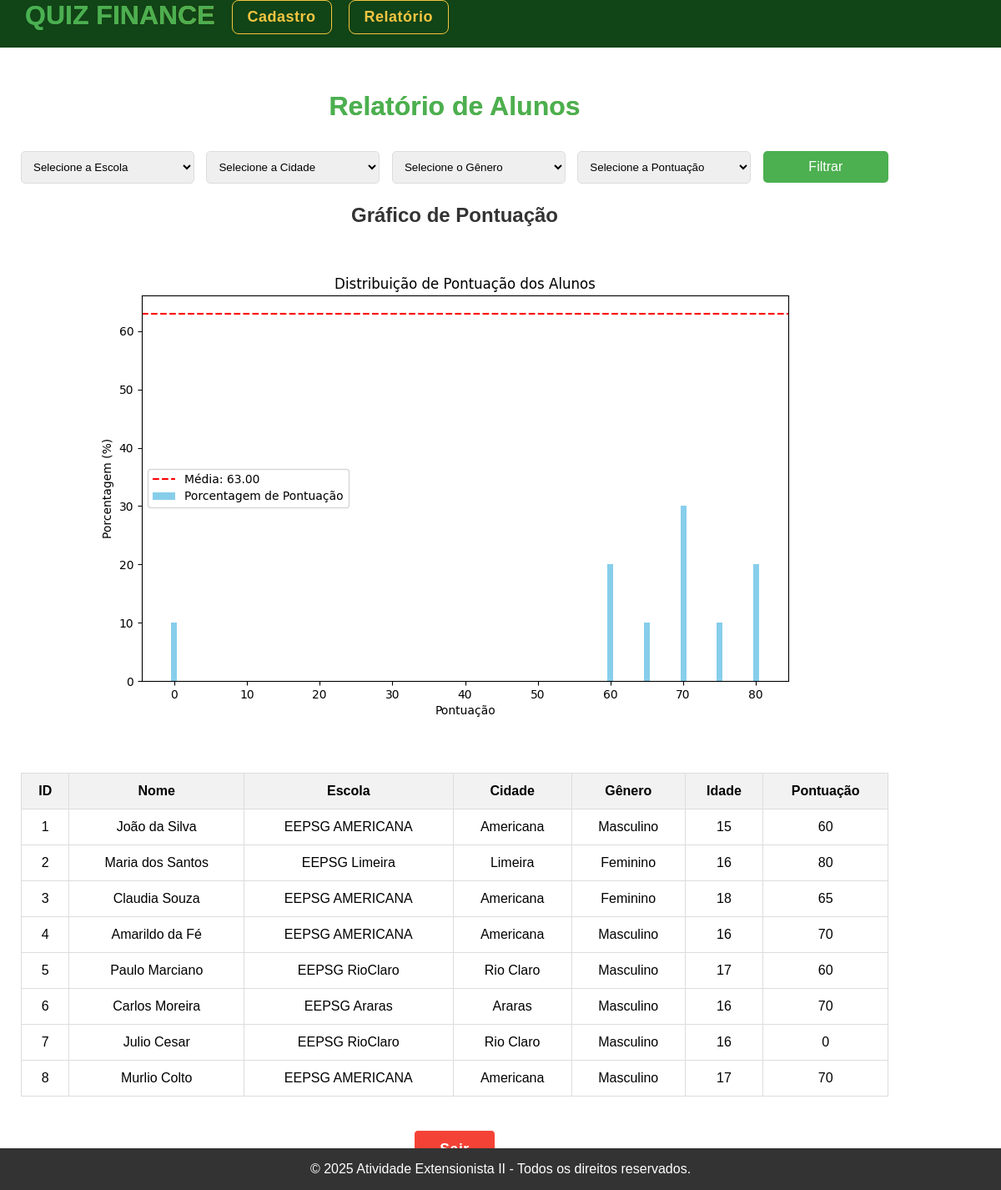
Page /relatorio (signed in) on the earlier database version.
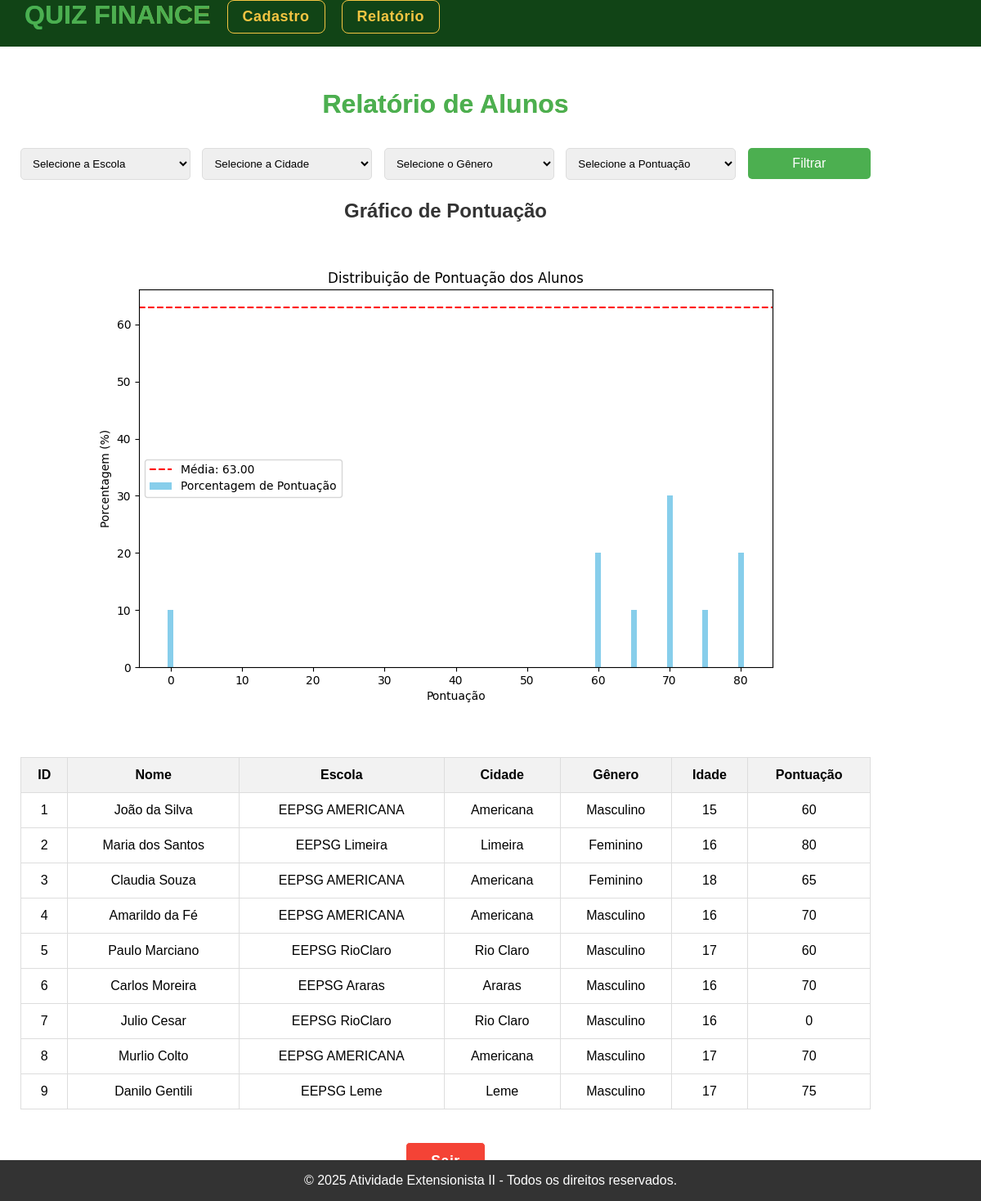
Same page on the later database version.
### tables this page shows
CREATE TABLE alunos (
            id INTEGER PRIMARY KEY AUTOINCREMENT,
            nome TEXT NOT NULL,
            idade INTEGER NOT NULL,
            escola TEXT NOT NULL,
            turma TEXT NOT NULL,
            cidade TEXT,
            genero TEXT NOT NULL,
            pontuacao INTEGER NOT NULL,
            data TEXT NOT NULL DEFAULT CURRENT_DATE
);

### app.py (the view)
@app.route('/relatorio', methods=['GET', 'POST'])
def relatorio():
    if not session.get('logged_in'):
        return redirect(url_for('login'))
    try:
        conn = sqlite3.connect(DB_PATH)
        cursor = conn.cursor()
        cursor.execute("SELECT DISTINCT escola FROM alunos")
        escolas = [row[0] for row in cursor.fetchall()]
        cursor.execute("SELECT DISTINCT cidade FROM alunos")
        cidades = [row[0] for row in cursor.fetchall()]
        cursor.execute("SELECT DISTINCT genero FROM alunos")
        generos = [row[0] for row in cursor.fetchall()]
        cursor.execute("SELECT DISTINCT pontuacao FROM alunos ORDER BY pontuacao ASC")
        pontuacoes = [row[0] for row in cursor.fetchall()]
        conn.close()
    except sqlite3.Error as e:
        print(f"Erro no banco de dados: {e}")
        return render_template('error.html', erro="Erro ao acessar o banco de dados.")
    escola = request.form.get('escola')
    cidade = request.form.get('cidade')
    genero = request.form.get('genero')
    idade = request.form.get('idade')
    pontuacao = request.form.get('pontuacao')
    alunos = get_alunos(escola, cidade, genero, idade, pontuacao)
    grafico = gerar_grafico(escola, cidade, genero, idade, pontuacao) if alunos else None
    return render_template(
        'relatorio.html',
        alunos=alunos,
        escolas=escolas,
        cidades=cidades,
        generos=generos,
        pontuacoes=pontuacoes,
        grafico=grafico
    )

### app.py (called while the page is built)
def get_alunos(escola=None, cidade=None, genero=None, idade=None, pontuacao=None):
    print(f"Filtros: escola={escola}, cidade={cidade}, genero={genero}, idade={idade}, pontuacao={pontuacao}")
    conn = sqlite3.connect(DB_PATH)
    cursor = conn.cursor()
    query = "SELECT id, nome, escola, cidade, genero, idade, pontuacao FROM alunos WHERE 1=1"
    params = []
    if escola:
        query += " AND escola LIKE ?"
        params.append(f"%{escola}%")
    if cidade:
        query += " AND cidade LIKE ?"
        params.append(f"%{cidade}%")
    if genero:
        query += " AND genero = ?"
        params.append(genero)
    if idade:
        query += " AND idade = ?"
        params.append(idade)
    if pontuacao:
        query += " AND pontuacao = ?"
        params.append(pontuacao)
    cursor.execute(query, params)
    alunos = cursor.fetchall()
    conn.close()
    return alunos

### templates/relatorio.html (shortened to what this page needs)
{% extends "base.html" %}
{% block content %}
<div class="container-relatorio">
    <h2 class="title">Relatório de Alunos</h2>
    <form method="post" class="search-form">
        <select name="escola" class="search-input">
            <option value="">Selecione a Escola</option>
        </select>
        <select name="cidade" class="search-input">
            <option value="">Selecione a Cidade</option>
        </select>
        <select name="genero" class="search-input">
            <option value="">Selecione o Gênero</option>
        </select>
        <select name="pontuacao" class="search-input">
            <option value="">Selecione a Pontuação</option>
        </select>
        <button type="submit" class="search-button">Filtrar</button>
    </form>
    {% if grafico %}
        <div class="chart-container">
            <h3 class="chart-title">Gráfico de Pontuação</h3>
            <img src="{{ grafico }}" alt="Gráfico de Pontuação" class="chart-image"/>
        </div>
    {% endif %}
    <div class="table-container">
        <table class="results-table">
            <thead>
                <tr>
                    <th>ID</th>
                    <th>Nome</th>
                    <th>Escola</th>
                    <th>Cidade</th>
                    <th>Gênero</th>
                    <th>Idade</th>
                    <th>Pontuação</th>
                </tr>
            </thead>
            <tbody>
                {% for aluno in alunos %}
                <tr>
                    <td>{{ aluno[0] }}</td>
                    <td>{{ aluno[1] }}</td>
                    <td>{{ aluno[2] }}</td>
                    <td>{{ aluno[3] }}</td>
                    <td>{{ aluno[4] }}</td>
                    <td>{{ aluno[5] }}</td>
                    <td>{{ aluno[6] }}</td>
                </tr>
                {% endfor %}
            </tbody>
        </table>
    </div>
    <div class="logout-button-container">
        <a href="{{ url_for('cadastro') }}" class="logout-button">Sair</a>
    </div>
</div>
{% endblock %}

Differences in the rows shown:
added alunos: id "9", nome "Danilo Gentili", escola "EEPSG Leme", cidade "Leme", genero "Masculino", idade "17", pontuacao "75"
